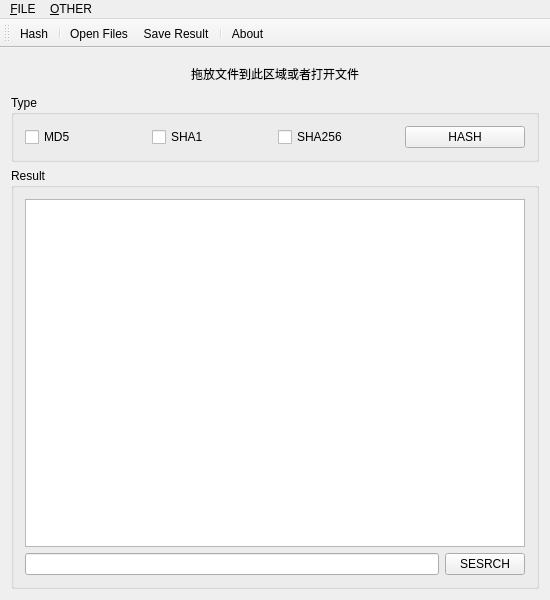
<?xml version="1.0" encoding="UTF-8"?>
<ui version="4.0">
 <class>MainWindow</class>
 <widget class="QMainWindow" name="MainWindow">
  <property name="geometry">
   <rect>
    <x>0</x>
    <y>0</y>
    <width>550</width>
    <height>600</height>
   </rect>
  </property>
  <property name="sizePolicy">
   <sizepolicy hsizetype="Preferred" vsizetype="Fixed">
    <horstretch>0</horstretch>
    <verstretch>0</verstretch>
   </sizepolicy>
  </property>
  <property name="focusPolicy">
   <enum>Qt::NoFocus</enum>
  </property>
  <property name="acceptDrops">
   <bool>true</bool>
  </property>
  <property name="windowTitle">
   <string>Hash tool</string>
  </property>
  <property name="windowIcon">
   <iconset resource="res.qrc">
    <normaloff>:/ico/icon</normaloff>:/ico/icon</iconset>
  </property>
  <property name="toolButtonStyle">
   <enum>Qt::ToolButtonTextBesideIcon</enum>
  </property>
  <property name="documentMode">
   <bool>false</bool>
  </property>
  <property name="tabShape">
   <enum>QTabWidget::Triangular</enum>
  </property>
  <property name="unifiedTitleAndToolBarOnMac">
   <bool>false</bool>
  </property>
  <widget class="QWidget" name="centralWidget">
   <layout class="QVBoxLayout" name="verticalLayout_2">
    <item>
     <widget class="QLabel" name="label">
      <property name="sizePolicy">
       <sizepolicy hsizetype="Preferred" vsizetype="Maximum">
        <horstretch>0</horstretch>
        <verstretch>0</verstretch>
       </sizepolicy>
      </property>
      <property name="minimumSize">
       <size>
        <width>0</width>
        <height>30</height>
       </size>
      </property>
      <property name="text">
       <string>拖放文件到此区域或者打开文件</string>
      </property>
      <property name="alignment">
       <set>Qt::AlignCenter</set>
      </property>
     </widget>
    </item>
    <item>
     <widget class="QGroupBox" name="groupBox">
      <property name="title">
       <string>Type</string>
      </property>
      <layout class="QHBoxLayout" name="horizontalLayout_3">
       <item>
        <widget class="QCheckBox" name="Md5">
         <property name="text">
          <string>MD5</string>
         </property>
         <property name="checked">
          <bool>false</bool>
         </property>
        </widget>
       </item>
       <item>
        <widget class="QCheckBox" name="Sha1">
         <property name="text">
          <string>SHA1</string>
         </property>
         <property name="checked">
          <bool>false</bool>
         </property>
        </widget>
       </item>
       <item>
        <widget class="QCheckBox" name="Sha256">
         <property name="text">
          <string>SHA256</string>
         </property>
         <property name="checked">
          <bool>false</bool>
         </property>
        </widget>
       </item>
       <item>
        <widget class="QPushButton" name="hash">
         <property name="sizePolicy">
          <sizepolicy hsizetype="Preferred" vsizetype="Preferred">
           <horstretch>0</horstretch>
           <verstretch>0</verstretch>
          </sizepolicy>
         </property>
         <property name="text">
          <string>HASH</string>
         </property>
         <property name="icon">
          <iconset resource="res.qrc">
           <normaloff>:/ico/begin</normaloff>:/ico/begin</iconset>
         </property>
        </widget>
       </item>
      </layout>
     </widget>
    </item>
    <item>
     <widget class="QGroupBox" name="groupBox_2">
      <property name="title">
       <string>Result</string>
      </property>
      <layout class="QVBoxLayout" name="verticalLayout">
       <item>
        <widget class="QTextEdit" name="textEdit">
         <property name="acceptDrops">
          <bool>false</bool>
         </property>
         <property name="html">
          <string>&lt;!DOCTYPE HTML PUBLIC &quot;-//W3C//DTD HTML 4.0//EN&quot; &quot;http://www.w3.org/TR/REC-html40/strict.dtd&quot;&gt;
&lt;html&gt;&lt;head&gt;&lt;meta name=&quot;qrichtext&quot; content=&quot;1&quot; /&gt;&lt;style type=&quot;text/css&quot;&gt;
p, li { white-space: pre-wrap; }
&lt;/style&gt;&lt;/head&gt;&lt;body style=&quot; font-family:'SimSun'; font-size:9pt; font-weight:400; font-style:normal;&quot;&gt;
&lt;p style=&quot;-qt-paragraph-type:empty; margin-top:0px; margin-bottom:0px; margin-left:0px; margin-right:0px; -qt-block-indent:0; text-indent:0px;&quot;&gt;&lt;br /&gt;&lt;/p&gt;&lt;/body&gt;&lt;/html&gt;</string>
         </property>
        </widget>
       </item>
       <item>
        <layout class="QHBoxLayout" name="horizontalLayout">
         <item>
          <widget class="QLineEdit" name="lineEdit">
           <property name="sizePolicy">
            <sizepolicy hsizetype="Expanding" vsizetype="Preferred">
             <horstretch>0</horstretch>
             <verstretch>0</verstretch>
            </sizepolicy>
           </property>
          </widget>
         </item>
         <item>
          <widget class="QPushButton" name="search">
           <property name="text">
            <string>SESRCH</string>
           </property>
           <property name="icon">
            <iconset resource="res.qrc">
             <normaloff>:/ico/search</normaloff>:/ico/search</iconset>
           </property>
           <property name="iconSize">
            <size>
             <width>24</width>
             <height>24</height>
            </size>
           </property>
          </widget>
         </item>
        </layout>
       </item>
      </layout>
     </widget>
    </item>
   </layout>
  </widget>
  <widget class="QMenuBar" name="menuBar">
   <property name="geometry">
    <rect>
     <x>0</x>
     <y>0</y>
     <width>550</width>
     <height>26</height>
    </rect>
   </property>
   <widget class="QMenu" name="menuFILE">
    <property name="title">
     <string>&amp;FILE</string>
    </property>
    <addaction name="actionOpen"/>
    <addaction name="actionSave"/>
    <addaction name="separator"/>
    <addaction name="actionHash"/>
   </widget>
   <widget class="QMenu" name="menuOther">
    <property name="title">
     <string>&amp;OTHER</string>
    </property>
    <addaction name="actionAbout"/>
   </widget>
   <addaction name="menuFILE"/>
   <addaction name="menuOther"/>
  </widget>
  <widget class="QToolBar" name="mainToolBar">
   <property name="focusPolicy">
    <enum>Qt::NoFocus</enum>
   </property>
   <attribute name="toolBarArea">
    <enum>TopToolBarArea</enum>
   </attribute>
   <attribute name="toolBarBreak">
    <bool>false</bool>
   </attribute>
   <addaction name="actionHash"/>
   <addaction name="separator"/>
   <addaction name="actionOpen"/>
   <addaction name="actionSave"/>
   <addaction name="separator"/>
   <addaction name="actionAbout"/>
  </widget>
  <action name="actionOpen">
   <property name="icon">
    <iconset resource="res.qrc">
     <normaloff>:/ico/open</normaloff>:/ico/open</iconset>
   </property>
   <property name="text">
    <string>&amp;Open Files</string>
   </property>
   <property name="toolTip">
    <string>Open Files With Explorer</string>
   </property>
   <property name="shortcut">
    <string>Ctrl+O</string>
   </property>
  </action>
  <action name="actionAbout">
   <property name="icon">
    <iconset resource="res.qrc">
     <normaloff>:/ico/about</normaloff>:/ico/about</iconset>
   </property>
   <property name="text">
    <string>&amp;About</string>
   </property>
  </action>
  <action name="actionSave">
   <property name="icon">
    <iconset resource="res.qrc">
     <normaloff>:/ico/save</normaloff>:/ico/save</iconset>
   </property>
   <property name="text">
    <string>&amp;Save Result</string>
   </property>
   <property name="toolTip">
    <string>Save Result in File</string>
   </property>
   <property name="shortcut">
    <string>Ctrl+S</string>
   </property>
  </action>
  <action name="actionHash">
   <property name="icon">
    <iconset resource="res.qrc">
     <normaloff>:/ico/begin</normaloff>:/ico/begin</iconset>
   </property>
   <property name="text">
    <string>&amp;Hash</string>
   </property>
   <property name="toolTip">
    <string>Begin Hash process</string>
   </property>
   <property name="shortcut">
    <string>Ctrl+H</string>
   </property>
  </action>
 </widget>
 <layoutdefault spacing="6" margin="11"/>
 <resources>
  <include location="res.qrc"/>
 </resources>
 <connections/>
</ui>
